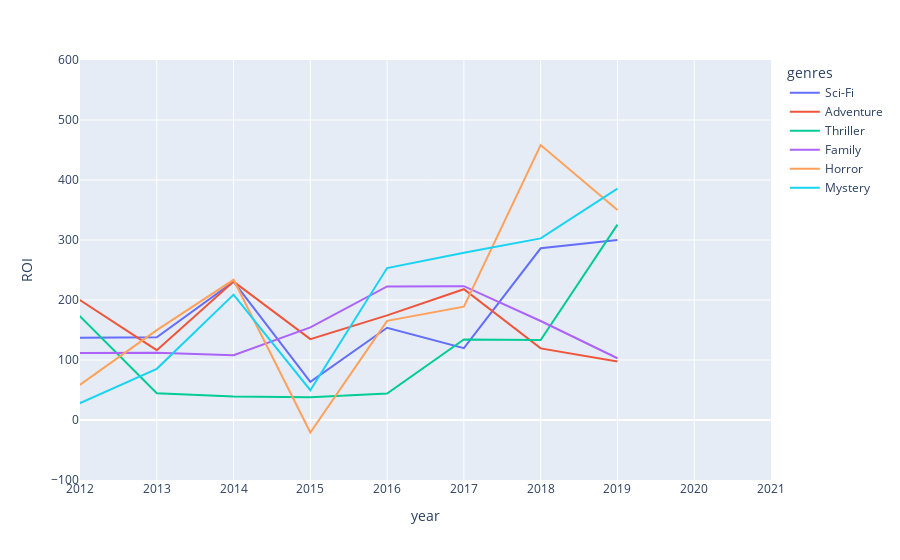

Notebook source saved alongside this figure:
### Code cell
fig = pe.line(graph_new_genre, x = 'year', y = 'ROI', color = 'genres')
fig.update_xaxes(range=[2012,2021])
fig.update_yaxes(range=[-100, 600])
fig.show()

### Figure 1 — Plotly figure (JSON) as saved in the notebook; plotly's stock layout.template omitted (floating-point values rounded to 4 significant figures)
{"data": [{"hovertemplate": "genres=Sci-Fi<br>year=%{x}<br>ROI=%{y}<extra></extra>", "legendgroup": "Sci-Fi", "line": {"color": "#636efa", "dash": "solid"}, "marker": {"symbol": "circle"}, "mode": "lines", "name": "Sci-Fi", "orientation": "v", "showlegend": true, "type": "scatter", "x": [1977, 1982, 1990, 1998, 1999, 2000, 2001, 2004, 2005, 2009, 2010, 2011, 2012, 2013, 2014, 2015, 2016, 2017, 2018, 2019], "xaxis": "x", "y": [1604.0, 58.34, 135.8, 296.1, -1.971, 119.6, -77.18, 102.1, 3.383, 553.3, 241.7, 164.7, 137.0, 138.0, 230.7, 63.52, 153.8, 119.7, 286.2, 299.8], "yaxis": "y"}, {"hovertemplate": "genres=Adventure<br>year=%{x}<br>ROI=%{y}<extra></extra>", "legendgroup": "Adventure", "line": {"color": "#EF553B", "dash": "solid"}, "marker": {"symbol": "circle"}, "mode": "lines", "name": "Adventure", "orientation": "v", "showlegend": true, "type": "scatter", "x": [1982, 1986, 1988, 1995, 1996, 1997, 1998, 2004, 2008, 2009, 2010, 2011, 2012, 2013, 2014, 2015, 2016, 2017, 2018, 2019], "xaxis": "x", "y": [58.34, 1812.0, 189.4, 66.61, 122.0, 54.96, 296.1, 89.32, 72.61, 553.3, 128.6, 117.8, 199.8, 116.3, 230.7, 134.8, 174.3, 217.9, 119.3, 97.6], "yaxis": "y"}, {"hovertemplate": "genres=Thriller<br>year=%{x}<br>ROI=%{y}<extra></extra>", "legendgroup": "Thriller", "line": {"color": "#00cc96", "dash": "solid"}, "marker": {"symbol": "circle"}, "mode": "lines", "name": "Thriller", "orientation": "v", "showlegend": true, "type": "scatter", "x": [1985, 1986, 1995, 1996, 1997, 1998, 1999, 2000, 2001, 2002, 2004, 2005, 2007, 2008, 2010, 2011, 2012, 2013, 2014, 2015, 2016, 2017, 2018, 2019], "xaxis": "x", "y": [82.06, -5.975, 264.7, 28.66, 66.72, 296.1, -1.971, 232.6, -17.41, 257.3, 184.0, 90.8, 329.2, -14.32, 63.47, 80.74, 172.8, 44.7, 39.14, 37.95, 43.99, 134.2, 133.1, 325.6], "yaxis": "y"}, {"hovertemplate": "genres=Family<br>year=%{x}<br>ROI=%{y}<extra></extra>", "legendgroup": "Family", "line": {"color": "#ab63fa", "dash": "solid"}, "marker": {"symbol": "circle"}, "mode": "lines", "name": "Family", "orientation": "v", "showlegend": true, "type": "scatter", "x": [1988, 1995, 2004, 2008, 2010, 2011, 2012, 2013, 2014, 2015, 2016, 2017, 2018, 2019], "xaxis": "x", "y": [742.6, 1115.0, 113.0, 50.8, 83.13, 149.8, 111.7, 111.9, 108.0, 154.3, 222.5, 223.0, 164.9, 102.9], "yaxis": "y"}, {"hovertemplate": "genres=Horror<br>year=%{x}<br>ROI=%{y}<extra></extra>", "legendgroup": "Horror", "line": {"color": "#FFA15A", "dash": "solid"}, "marker": {"symbol": "circle"}, "mode": "lines", "name": "Horror", "orientation": "v", "showlegend": true, "type": "scatter", "x": [1990, 1996, 1998, 1999, 2004, 2007, 2010, 2011, 2012, 2013, 2014, 2015, 2016, 2017, 2018, 2019], "xaxis": "x", "y": [135.8, 28.66, 191.6, -1.971, 102.1, 416.8, 43.76, 35.07, 58.8, 149.9, 233.7, -20.88, 165.3, 188.8, 458.2, 350.1], "yaxis": "y"}, {"hovertemplate": "genres=Mystery<br>year=%{x}<br>ROI=%{y}<extra></extra>", "legendgroup": "Mystery", "line": {"color": "#19d3f3", "dash": "solid"}, "marker": {"symbol": "circle"}, "mode": "lines", "name": "Mystery", "orientation": "v", "showlegend": true, "type": "scatter", "x": [1990, 1997, 2000, 2002, 2004, 2005, 2007, 2010, 2011, 2012, 2013, 2014, 2015, 2016, 2017, 2018, 2019], "xaxis": "x", "y": [135.8, 78.48, 345.7, 257.3, 8557.0, 3.383, 241.6, 45.63, 263.9, 28.11, 85.33, 209.0, 49.67, 253.3, 278.9, 302.7, 385.8], "yaxis": "y"}], "layout": {"legend": {"title": {"text": "genres"}, "tracegroupgap": 0}, "margin": {"t": 60}, "xaxis": {"anchor": "y", "domain": [0, 1], "range": [2012, 2021], "title": {"text": "year"}}, "yaxis": {"anchor": "x", "domain": [0, 1], "range": [-100, 600], "title": {"text": "ROI"}}}}
